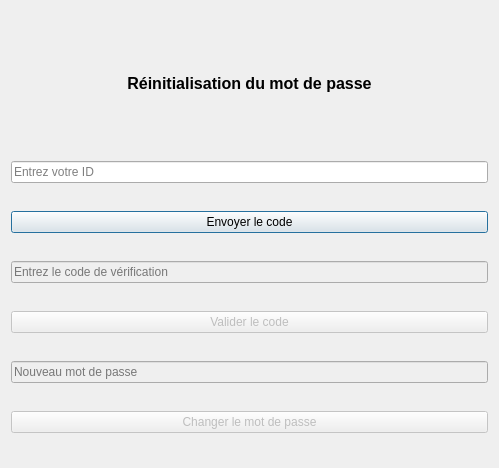
<?xml version="1.0" encoding="UTF-8"?>
<ui version="4.0">
 <class>MDPRestWindow</class>
 <widget class="QDialog" name="MDPRestWindow">
  <property name="geometry">
   <rect>
    <x>0</x>
    <y>0</y>
    <width>499</width>
    <height>468</height>
   </rect>
  </property>
  <property name="windowTitle">
   <string>Réinitialisation du mot de passe</string>
  </property>
  <layout class="QVBoxLayout" name="verticalLayout">
   <item>
    <widget class="QLabel" name="label">
     <property name="maximumSize">
      <size>
       <width>16777215</width>
       <height>100</height>
      </size>
     </property>
     <property name="styleSheet">
      <string notr="true">font-size: 16px; font-weight: bold;</string>
     </property>
     <property name="text">
      <string>Réinitialisation du mot de passe</string>
     </property>
     <property name="alignment">
      <set>Qt::AlignmentFlag::AlignCenter</set>
     </property>
    </widget>
   </item>
   <item>
    <widget class="QLineEdit" name="idInput">
     <property name="placeholderText">
      <string>Entrez votre ID</string>
     </property>
    </widget>
   </item>
   <item>
    <widget class="QPushButton" name="envoyerButton">
     <property name="text">
      <string>Envoyer le code</string>
     </property>
    </widget>
   </item>
   <item>
    <widget class="QLineEdit" name="codeInput">
     <property name="enabled">
      <bool>false</bool>
     </property>
     <property name="placeholderText">
      <string>Entrez le code de vérification</string>
     </property>
    </widget>
   </item>
   <item>
    <widget class="QPushButton" name="validerButton">
     <property name="enabled">
      <bool>false</bool>
     </property>
     <property name="text">
      <string>Valider le code</string>
     </property>
    </widget>
   </item>
   <item>
    <widget class="QLineEdit" name="nouveauMDPInput">
     <property name="enabled">
      <bool>false</bool>
     </property>
     <property name="cursor">
      <cursorShape>IBeamCursor</cursorShape>
     </property>
     <property name="echoMode">
      <enum>QLineEdit::EchoMode::Password</enum>
     </property>
     <property name="placeholderText">
      <string>Nouveau mot de passe</string>
     </property>
    </widget>
   </item>
   <item>
    <widget class="QPushButton" name="changerButton">
     <property name="enabled">
      <bool>false</bool>
     </property>
     <property name="text">
      <string>Changer le mot de passe</string>
     </property>
    </widget>
   </item>
  </layout>
 </widget>
 <resources/>
 <connections/>
</ui>
